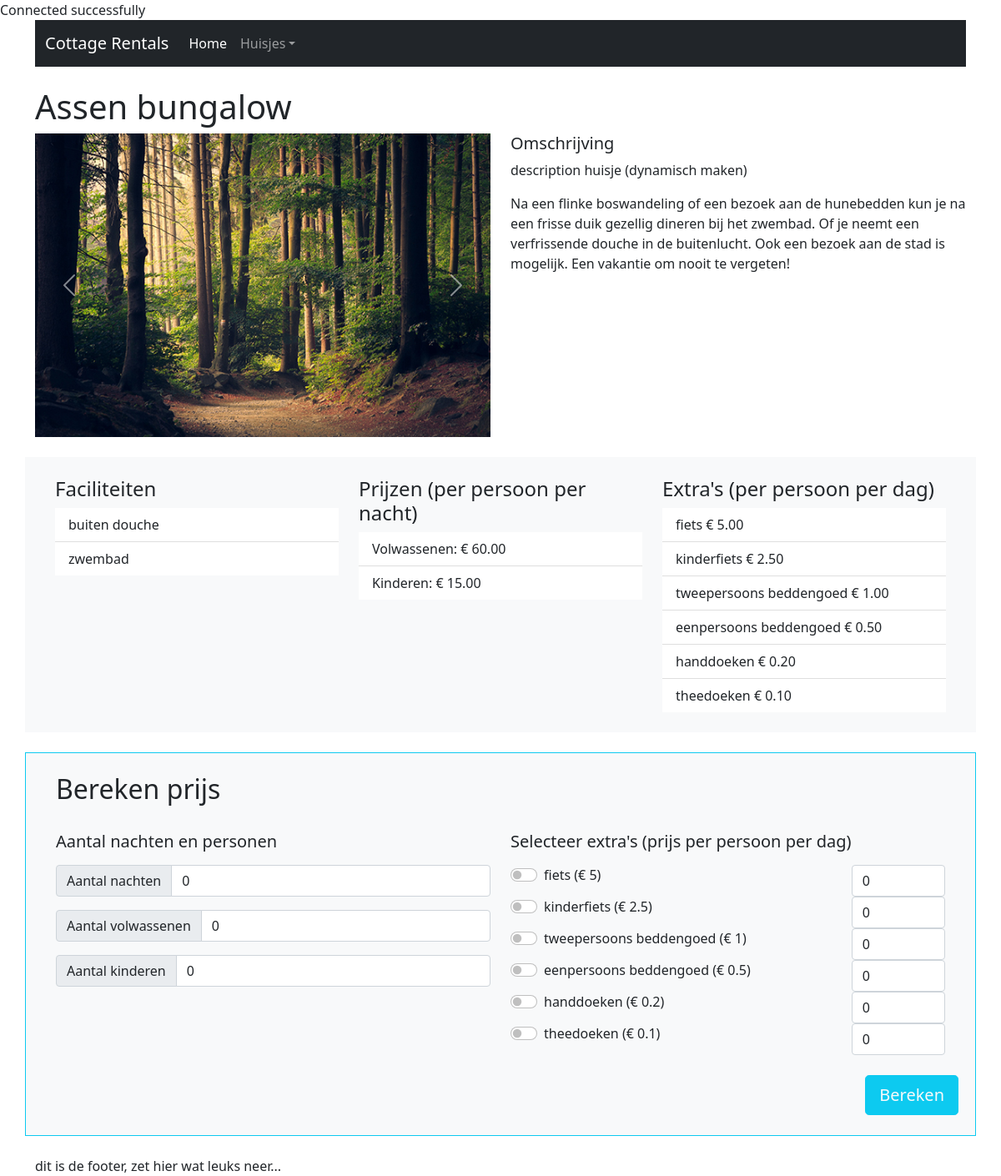
The page /huisjes.php?cottageID=2 on the database its author committed.
### tables this page shows
CREATE TABLE `cottages` (
  `cottage_id` int(11) NOT NULL,
  `cottage_name` varchar(50) NOT NULL,
  `cottage_excerpt` varchar(255) NOT NULL,
  `cottage_descr` longtext NOT NULL,
  `cottage_img` varchar(255) NOT NULL,
  `cottage_img2` varchar(255) NOT NULL,
  `cottage_img3` varchar(255) NOT NULL,
  `cottage_img4` varchar(255) NOT NULL,
  `cottage_price_a` double NOT NULL,
  `cottage_price_c` double NOT NULL
);

CREATE TABLE `facilities` (
  `facility_id` int(11) NOT NULL,
  `facility_name` varchar(255) NOT NULL
);

CREATE TABLE `additions` (
  `addition_id` int(11) NOT NULL,
  `addition_name` varchar(255) NOT NULL,
  `addition_price` double NOT NULL
);

### includes/functions.php (called while the page is built, shortened)
<?php
function getData($sql, $method){
    global $conn;
    $statement = $conn->query($sql);
    if($method == 'fetch'){
        $result = $statement->fetch(PDO::FETCH_BOTH);
    }
    else {
        $result = $statement->fetchAll(PDO::FETCH_BOTH);
    }
    return $result;
}
?>

### includes/calculateprice.php (the view, shortened to what this page needs)
<?php
$numberNights = 0;
$numberAdults = 0;
$numberChilds = 0;
$AmountAdd = [];
?>
<section>
<div class="container mt-4 mb-4 bg-light border border-info">
 <form name="calculate" method="post" action="huisjes.php?<?php echo "cottageID=" . $huisjeid;?>">
        <div class="row px-4 py-4">
            <div class="col-12 mb-4">
                <h2>Bereken prijs</h2>
            </div>
            <div class="col">
                    <h5 class="pb-2">Aantal nachten en personen</h5>
                        <div class="input-group mb-3">
                            <span class="input-group-text">Aantal nachten</span>
                            <input type="number" class="form-control" name="numberNights" id="numberNights" placeholder="Aantal nachten" aria-label="Aantal nachten" value="<?php echo $numberNights; ?>">
                        </div>
                        <div class="input-group mb-3">
                            <span class="input-group-text">Aantal volwassenen</span>
                            <input type="number" class="form-control" name="numberAdults" id="numberAdults" placeholder="Aantal volwassenen" aria-label="Aantal volwassenen" value="<?php echo $numberAdults; ?>">
                        </div>
                        <div class="input-group mb-3">
                            <span class="input-group-text">Aantal kinderen</span>
                            <input type="number" class="form-control" name="numberChilds" id="numberChilds" placeholder="Aantal kinderen" aria-label="Aantal kinderen" value="<?php echo $numberChilds; ?>">
                        </div>
            </div>
            <div class="col">
                <h5 class="pb-2">Selecteer extra's (prijs per persoon per dag)</h5>
                    <?php
                        foreach($tblAdditions as $addition) {
                            if(isset($_POST["AmountAdd_" . $addition["addition_id"]])){
                                $AmountAdd[$addition["addition_name"]] = $_POST["AmountAdd_" . $addition["addition_id"]];
                            } else {
                                $AmountAdd[$addition["addition_name"]] = 0;
                            }?>
                        <div class="row">
                          <div class="col-9">
                                <div class="form-check form-switch">
                                    <input class="form-check-input" type="checkbox" role="switch" id="<?php echo $addition["addition_id"];?>" value="<?php echo $addition["addition_id"];?>" name="additions[]" >
                                    <label class="form-check-label" for="<?php echo $addition["addition_id"];?>"><?php echo $addition["addition_name"];?>  (&euro; <?php echo  $addition["addition_price"];?>)</label>
                                </div>
                            </div>
                            <div class="col-3">
                                <input type="number" class="form-control" id="AmountAdd_<?php echo $addition["addition_id"]; ?>" name="AmountAdd_<?php echo $addition["addition_id"]; ?>" value="<?php echo $AmountAdd[$addition["addition_name"]];?>">
                            </div>
                        </div>
                    <?php }  ?>
            </div>
        </div>
        <div class="col-12 mb-4">
            <div class="d-grid d-md-flex justify-content-md-end">
                <button class="btn btn-lg btn-info me-md-2 text-light" type="submit" value="calcPrice" name="calculate">Bereken</button>
            </div>
        </div>
    </form>
</div>
<section>

### huisjes.php (shortened to what this page needs)
<?php
include 'includes/database.php';
include 'includes/functions.php';
include 'header.php';
$huisjeid=1;
if (isset($_GET['cottageID'])) {
    $huisjeid=$_GET['cottageID'];
}
$sql="SELECT * FROM cottages WHERE cottage_id=".$huisjeid;
$tblCottage =getData($sql, 'fetch');
?>
<section>
    <div class="container mt-4">
    <h1><?php echo $tblCottage['cottage_name']; ?></h1>
        <div class="row">
            <div class="col">
                <div id="carouselExampleControls" class="carousel slide pointer-event" data-bs-ride="carousel">
                <div class="carousel-inner">
                    <div class="carousel-item active">
                    <img src=<?php echo "images/".$tblCottage ["cottage_img2"]?> class="d-block w-100" alt="ijmuiden-strand.jpg">
                    </div>
                </div>
                <button class="carousel-control-prev" type="button" data-bs-target="#carouselExampleControls" data-bs-slide="prev">
                    <span class="carousel-control-prev-icon" aria-hidden="true"></span>
                </button>
                <button class="carousel-control-next" type="button" data-bs-target="#carouselExampleControls" data-bs-slide="next">
                    <span class="carousel-control-next-icon" aria-hidden="true"></span>
                </button>
                </div>
            </div>
            <div class="col">
            <h5>Omschrijving</h5>
            <p>description huisje (dynamisch maken)</p>
            <p><?php echo $tblCottage['cottage_descr']?></p>
            </div>
        </div>
    </div>
</section>
<section>
    <div class="container mt-4 bg-light">
        <div class="row  px-4 py-4">
            <div class="col">
            <?php
                include "includes/facilities.php";
                ?>
            </div>
            <div class="col">
                <h4>Prijzen (per persoon per nacht)</h4>
                    <ul class="list-group list-group-flush">
                            <li class="list-group-item">Volwassenen: &euro; <?= number_format($tblCottage['cottage_price_a'], 2); ?></li>
                            <li class="list-group-item">Kinderen: &euro; <?= number_format($tblCottage['cottage_price_c'], 2); ?></li>
                    </ul>
            </div>
            <div class="col">
                <?php
                 include 'includes/additions.php'
                ?>
            </div>
        </div>
    </div>
</section>
<?php
include 'includes/calculateprice.php';
include 'includes/footer.php';
;?>

### includes/facilities.php
<?php
    $sql = "SELECT facilities.facility_name FROM `cottages_facilities` INNER JOIN facilities ON facilities.facility_id=cottages_facilities.facility_id WHERE cottages_facilities.cottage_id = " . $huisjeid;
    $tblFacilities = getData($sql, "fetchAll");
?>
                <h4>Faciliteiten</h4>
                    <ul class="list-group list-group-flush">
                        <?php
                        foreach($tblFacilities as $facility) { ?>
                            <li class="list-group-item"><?php echo $facility["facility_name"];?></li>
                        <?php }  ?>
                    </ul>

### includes/additions.php
<?php
$sql2 = 'select * from additions';
$tblAdditions = getData($sql2, "fetchAll");
?>
                <h4>Extra's (per persoon per dag)</h4>
                    <ul class="list-group list-group-flush">
                        <?php
                        foreach($tblAdditions as $addition) { ?>
                            <li class="list-group-item"><?php echo $addition["addition_name"];?> &euro; <?php echo number_format($addition["addition_price"], 2);?></li>
                        <?php }  ?>
                    </ul>

### rows shown on the page
cottages: cottage_name "Assen bungalow", cottage_img2 (picture), cottage_descr "Na een flinke boswandeling of een bezoek aan de hunebedden kun je na een frisse duik gezellig dineren bij het zwembad. Of je neemt een verfrissende douche in de buitenlucht. Ook een bezoek aan de stad is mogelijk. Een vakantie om nooit te vergeten!", cottage_price_a "60.00", cottage_price_c "15.00"
facilities: facility_name "buiten douche"
facilities: facility_name "zwembad"
additions: addition_name "fiets", addition_price "5.00", addition_price "5", addition_name "0"
additions: addition_name "kinderfiets", addition_price "2.50", addition_price "2.5", addition_name "0"
additions: addition_name "tweepersoons beddengoed", addition_price "1.00", addition_price "1", addition_name "0"
additions: addition_name "eenpersoons beddengoed", addition_price "0.50", addition_price "0.5", addition_name "0"
additions: addition_name "handdoeken", addition_price "0.20", addition_price "0.2", addition_name "0"
additions: addition_name "theedoeken", addition_price "0.10", addition_price "0.1", addition_name "0"
